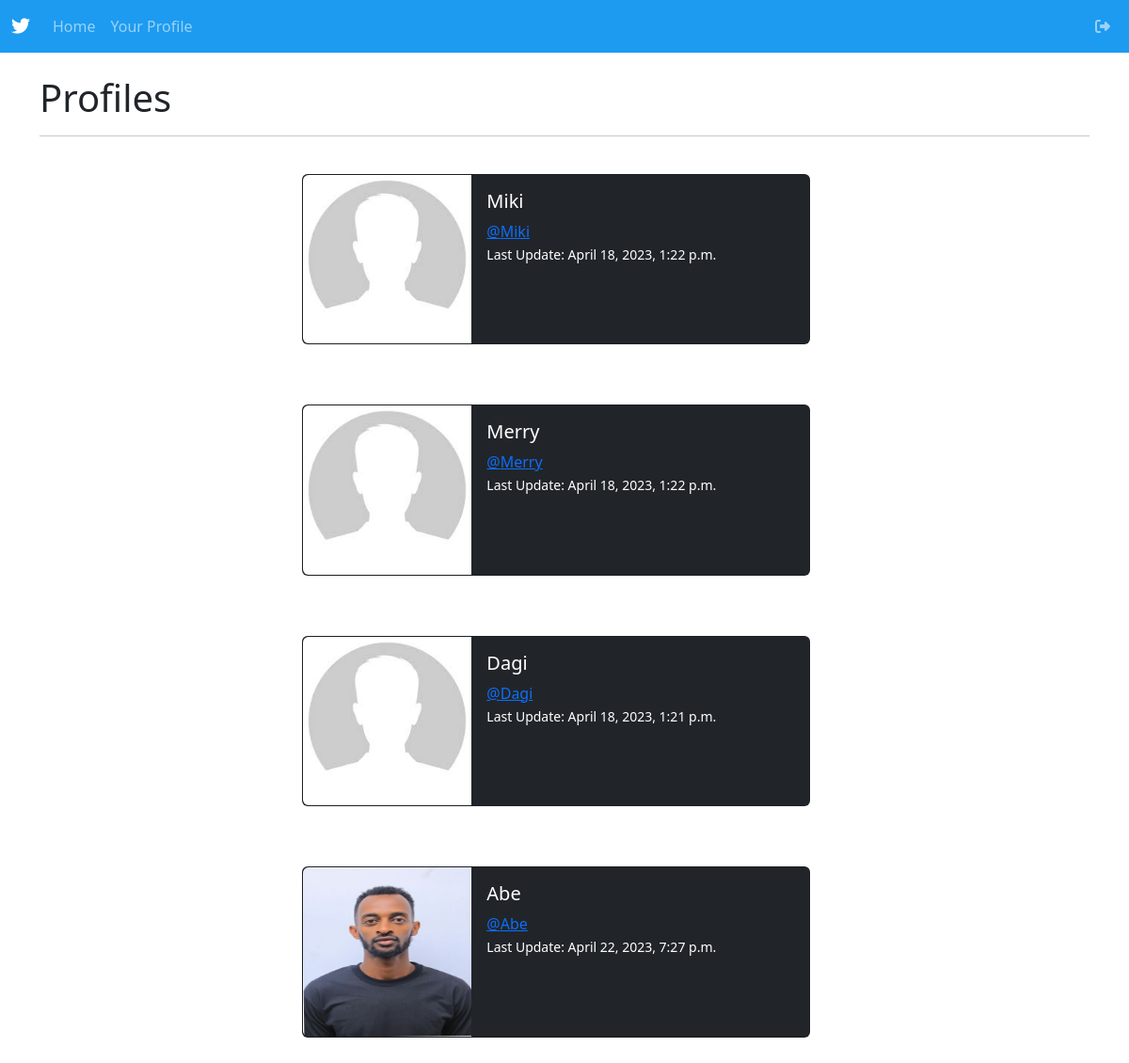
/profile_list/ (signed in), run on an earlier commit of the app's database.
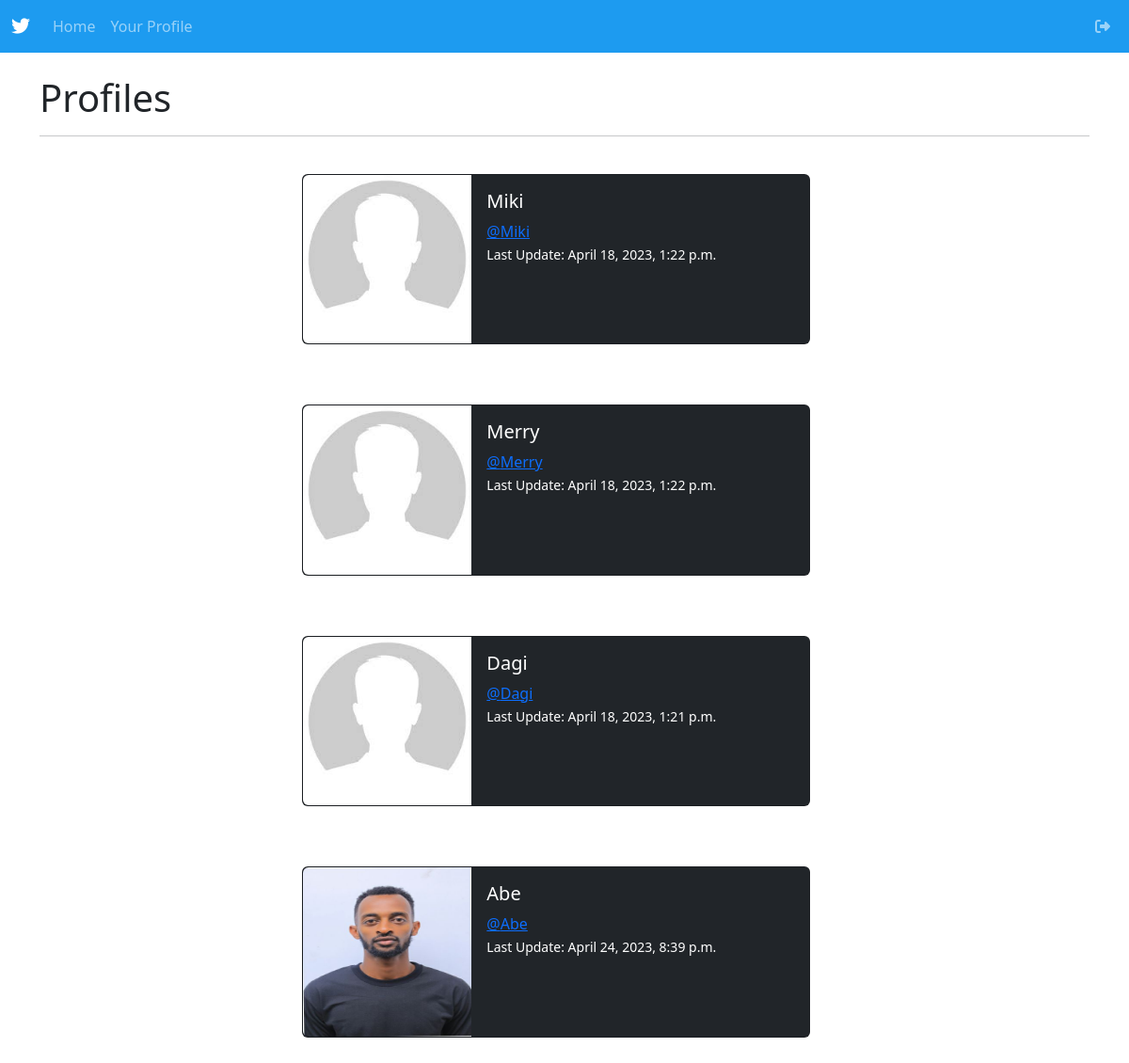
And on a later commit of the database.
### Twitter/models.py (models this page shows, shortened)
class Profile(models.Model):
    user = models.OneToOneField(User , on_delete= models.CASCADE)
    follows = models.ManyToManyField( "self" ,
                                     symmetrical=False,
                                     blank=True,
                                     related_name="followed_by")
    date_modified= models.DateTimeField(User,auto_now=True)
    profile_image = models.ImageField( blank=True,null= True, upload_to='images/')

### Twitter/views.py (the view)
# urls.py: path('profile_list/',views.profile_list, name="profile_list"),
def profile_list(request):
    if request.user.is_authenticated:
        profile= Profile.objects.exclude(user= request.user)
        return render(request, 'profile_list.html', {"profiles" : profile})
    else:
        messages.success(request,("You must be logged in first to view profile list"))
        return redirect('login')

### Twitter/templates/profile_list.html
{% extends 'base.html' %}
{% load static %}
{% block content %}
<h1>Profiles</h1>
<hr>
<br>
{% if profiles %}
{%for profile in profiles%}
<div class="card mb-3 text-bg-dark" style="max-width: 540px; margin-left: 25%;">
    <div class="row g-0">
        <div class="col-md-4">
            {% if profile.profile_image %}
            <a href="{% url 'profile' profile.user.id %}"><img src="{{ profile.profile_image.url }}"
                    class="img-fluid rounded-start" alt="Profile Image" style="height: 180px; width: 200px;"></a>
            {% else %}
            <a href="{% url 'profile' profile.user.id %}"><img src="{% static 'images/default.jpg' %}"
                    class="img-fluid rounded-start" alt="Profile Image"></a>
            {% endif %}
        </div>
        <div class="col-md-8">
            <div class="card-body">
                <h5 class="card-title">{{ profile.user.username }}</h5>
                <a href="{% url 'profile' profile.user.id %}" class="card-text">@{{ profile.user.username }}</a>
                <br>
                <p class="card-text"><small class="text-body-light">Last Update: {{profile.date_modified}}</small>
                </p>
            </div>
        </div>
    </div>
</div>
<br /> <br />
{% endfor %}
{% endif %}
{% endblock %}

What changed in the data, as far as the page shows it:
changed Profile "Abe": date_modified "April 22, 2023, 7:27 p.m." → "April 24, 2023, 8:39 p.m."
